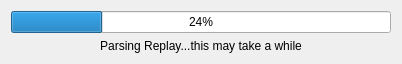
<?xml version="1.0" encoding="UTF-8"?>
<ui version="4.0">
 <class>ProgressModal</class>
 <widget class="QDialog" name="ProgressModal">
  <property name="geometry">
   <rect>
    <x>0</x>
    <y>0</y>
    <width>402</width>
    <height>59</height>
   </rect>
  </property>
  <property name="windowTitle">
   <string>Dialog</string>
  </property>
  <layout class="QVBoxLayout" name="verticalLayout">
   <item>
    <widget class="QProgressBar" name="progressBar">
     <property name="value">
      <number>24</number>
     </property>
     <property name="alignment">
      <set>Qt::AlignCenter</set>
     </property>
    </widget>
   </item>
   <item>
    <widget class="QLabel" name="label">
     <property name="text">
      <string>Parsing Replay...this may take a while</string>
     </property>
     <property name="alignment">
      <set>Qt::AlignCenter</set>
     </property>
     <property name="wordWrap">
      <bool>true</bool>
     </property>
    </widget>
   </item>
  </layout>
 </widget>
 <resources/>
 <connections/>
</ui>
